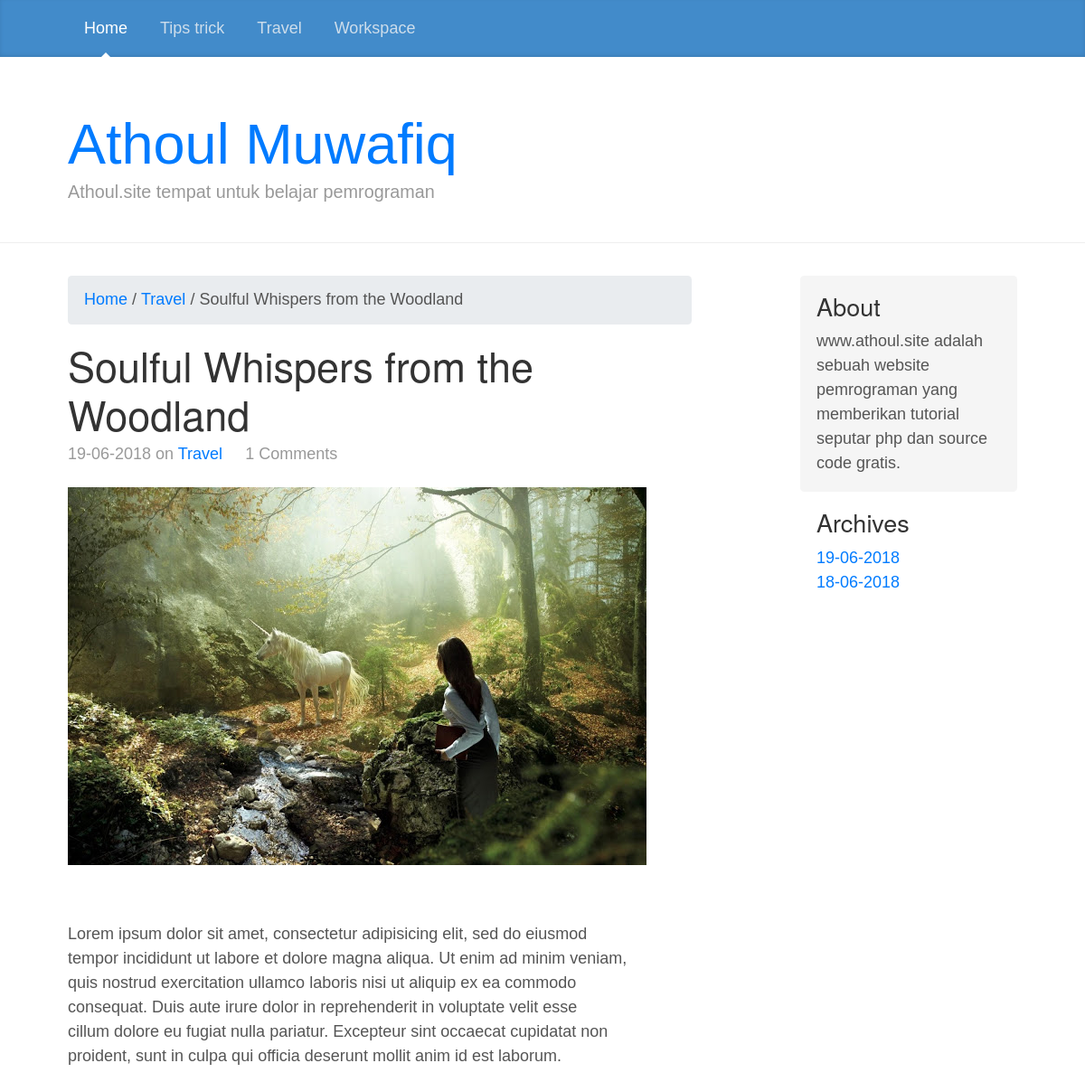
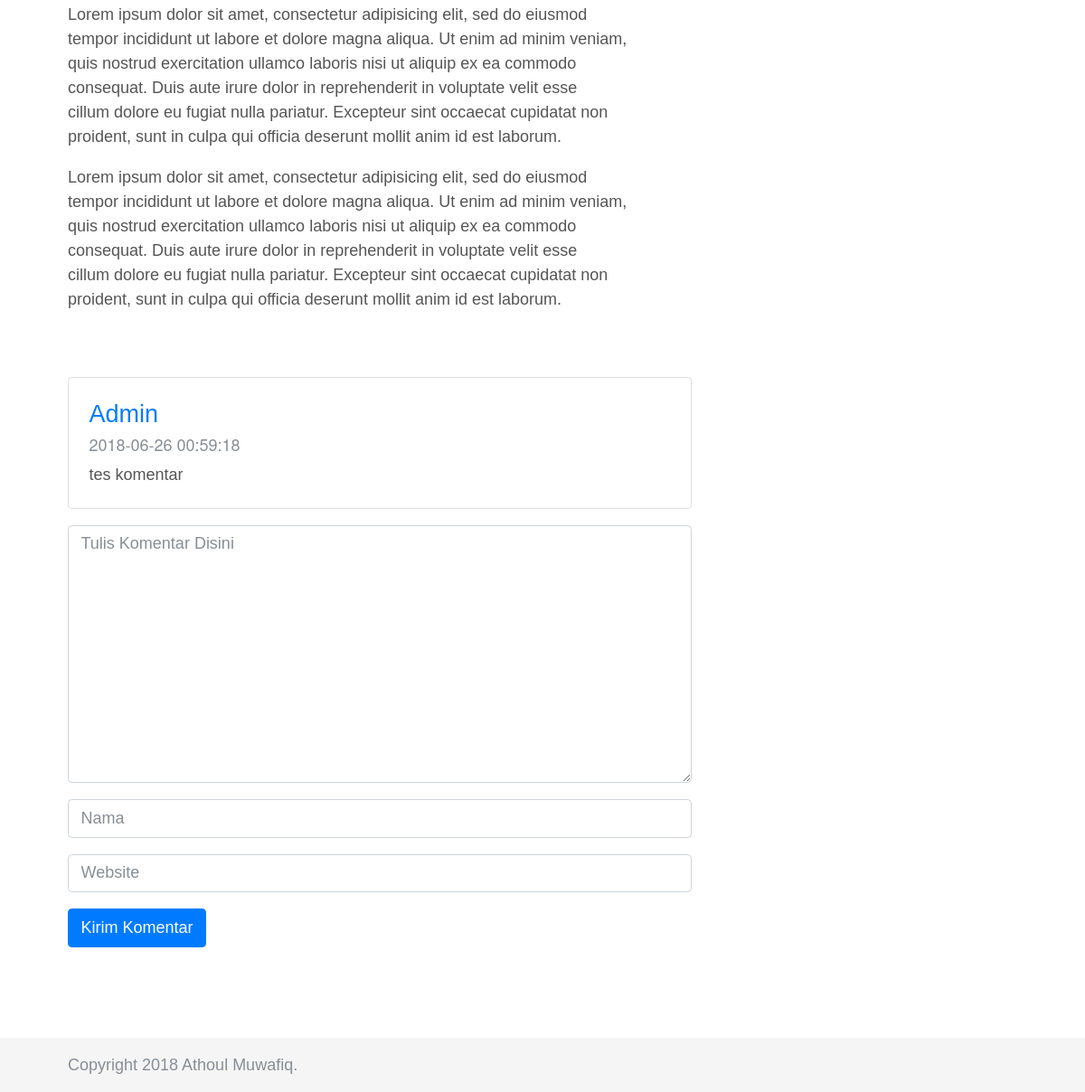
The page /blog/read/10/Soulful-Whispers-from-the-Woodland on the database its author committed (2 pictures, top to bottom).
### tables this page shows
CREATE TABLE `labels` (
  `id_label` int(11) NOT NULL,
  `label` varchar(30) NOT NULL
);

CREATE TABLE `config` (
  `id` int(11) NOT NULL,
  `title` varchar(30) NOT NULL,
  `description` varchar(50) NOT NULL
);

CREATE TABLE `post` (
  `id_post` int(11) NOT NULL,
  `title` varchar(50) NOT NULL,
  `uri` varchar(100) NOT NULL,
  `article` text NOT NULL,
  `kategories` varchar(20) NOT NULL,
  `published` varchar(30) NOT NULL
);

CREATE TABLE `comments` (
  `id_comments` int(11) NOT NULL,
  `name` varchar(20) NOT NULL,
  `website` varchar(100) NOT NULL,
  `isi_komentar` text NOT NULL,
  `id_artikel` int(11) NOT NULL,
  `timestamp` timestamp NOT NULL DEFAULT CURRENT_TIMESTAMP ON UPDATE CURRENT_TIMESTAMP
);

### application/controllers/Blog.php (called while the page is built, shortened)
<?php
class Blog extends CI_Controller {
	function __construct(){
		$this->load->helper('text');
		$this->load->model('model_blog');
		$data['setting']=$this->model_blog->get_setting()->row_array();
		$data['label']=$this->model_blog->get_labels()->result();
		$this->load->view('assets/head',$data);
	}
	function read()
	{
		$id_post=$this->uri->segment(3);
		$data['post1']=$this->model_blog->get_one_article($id_post)->row_array();
		$data['comments']=$this->model_blog->get_comments($id_post)->result();
		$data2['date']=$this->model_blog->get_archive()->result();
		$this->load->view('read',$data);
		$this->load->view('assets/foot',$data2);
	}
}

### index.php (called while the page is built, shortened)
<?php
require_once BASEPATH.'core/CodeIgniter.php';

### application/models/Model_blog.php (called while the page is built, shortened)
<?php
class Model_blog extends CI_Model
{
	function get_labels(){
		$this->db->order_by('label', 'ASC');
		return $this->db->get('labels');
	}
	function get_comments($id_artikel){
		$this->db->order_by('id_artikel', 'DESC');
		$this->db->where('id_artikel',$id_artikel);
		return $this->db->get('comments');
	}
	function get_setting(){
		return $this->db->get_where('config',array('id'=>'1'));
	}
	function get_one_article($id){
		return $this->db->get_where('post', array('id_post' => $id ));
	}
	function get_archive(){
		$this->db->distinct('published');
		$this->db->select('published');
		return $this->db->get('post');
	}
}

### application/helpers/afiq_helper.php (called while the page is built)
<?php
function jumlah_komentar($id_artikel){
	$CI =& get_instance();
	return $CI->db->get_where('comments',array('id_artikel'=>$id_artikel))->num_rows();
}
?>

### application/views/read.php (the view, shortened to what this page needs)
<div class="col-sm-8 blog-main">
        <div class="blog-post">
          <ol class="breadcrumb">
            <li class="active"><a href="<?= base_url() ?>">Home</a></li>&nbsp;/&nbsp;
            <li><a href=""><?php echo anchor('blog/label/'.$post1['kategories'], $post1['kategories']); ?></a></li>&nbsp;/&nbsp;
            <li><?= $post1['title'] ?></li>
          </ol>
          <h2 class="blog-post-title"><?= $post1['title']; ?></h2>
          <p class="blog-post-meta"><?= $post1['published']; ?> on <a href="#"><?= $post1['kategories'] ?></a>&nbsp;&nbsp;&nbsp;&nbsp;&nbsp;<?php echo jumlah_komentar($post1['id_post']) ?> Comments</p>
          <p class="article"><?= $post1['article'] ?></p>
        </div>
        <?php foreach($comments as $cm): ?>
        <div class="card mb-3">
          <div class="card-body">
            <h4 class="card-title"><?php echo anchor($cm->website, $cm->name); ?></h4>
            <h6 class="card-subtitle mb-2 text-muted"><?= $cm->timestamp ?></h6>
            <p class="card-text"><?= $cm->isi_komentar ?></p>
          </div>
        </div>
        <?php endforeach; ?>
        <div class="comments-section" id="comments-section">
          <?php echo form_open('blog/comment_action'); ?>
          <?php echo form_textarea('isi_komen', '',array('class' => 'form-control mb-3','placeholder'=>'Tulis Komentar Disini')); ?>
          <?php
          if ($this->session->userdata('username')) {
          echo form_hidden('name', 'Admin');
          echo form_hidden('website', base_url());
          echo form_input('', 'Admin', array('class' =>'form-control mb-3' ,'placeholder'=>'Nama','disabled'=>'true'));
          } else {
          echo form_input('name', '', array('class' =>'form-control mb-3' ,'placeholder'=>'Nama'));
          echo form_input('website', '', array('class' =>'form-control mb-3' ,'placeholder'=>'Website'));
          }
          ?>
          <?php echo form_submit('', 'Kirim Komentar',array('class'=>'btn btn-primary')); ?>
          <?php echo form_close(); ?>
        </div>
      </div>

### application/views/assets/head.php (shortened to what this page needs)
<!DOCTYPE html>
<html>
<head>
  <link rel="stylesheet" type="text/css" href="<?= base_url('assets/css/bootstrap.min.css') ?>">
  <link rel="stylesheet" type="text/css" href="<?= base_url('assets/css/blog.css') ?>">
  </head>
<body>
  <header>
      <div class="blog-masthead">
        <div class="container">
          <nav class="nav">
            <a class="nav-link active" href="<?= base_url() ?>">Home</a>
            <?php
              foreach ($label as $label) {
                echo anchor('blog/label/'.$label->label,$label->label,array('class'=>'nav-link'));
              }
            ?>
          </nav>
        </div>
      </div>
      <div class="blog-header">
        <div class="container">
          <h1 class="blog-title"><a href="<?= base_url() ?>"><?= $setting['title'] ?></a></h1>
          <p class="lead blog-description"><?= $setting['description'] ?></p>
        </div>
      </div>
    </header>
    <div class="container" style="padding-bottom:100px;">
      <div class="row">

### application/views/assets/foot.php (shortened to what this page needs)
<aside class="col-sm-3 ml-sm-auto blog-sidebar">
          <div class="sidebar-module sidebar-module-inset">
            <h4>About</h4>
            <p>www.athoul.site adalah sebuah website pemrograman yang memberikan tutorial seputar php dan source code gratis.</p>
          </div>
          <div class="sidebar-module">
            <h4>Archives</h4>
            <ol class="list-unstyled">
              <?php foreach($date as $date): ?>
              <li><?= anchor(base_url('blog/archive/'.$date->published), $date->published, 'attributes'); ?></li>
            <?php endforeach; ?>
            </ol>
          </div>
        </aside>
</div></div>
<footer class="footer">
      <div class="container">
        <span class="text-muted">Copyright 2018 Athoul Muwafiq.</span>
      </div>
    </footer>
</body>
</html>

### assets/css/blog.css (style rules this page uses)
@media (min-width: 48em) { html { font-size: 18px; } }
body { font-family: Georgia, "Times New Roman", Times, serif; color: #555; }
h1, .h1, h2, .h2, h3, .h3, h4, .h4, h5, .h5, h6, .h6 { font-family: "Helvetica Neue", Helvetica, Arial, sans-serif; font-weight: 400; color: #333; }
.container { max-width: 60rem; }
.blog-masthead { margin-bottom: 3rem; background-color: #428bca; box-shadow: inset 0 -.1rem .25rem rgba(0, 0, 0, .1); }
.nav-link { position: relative; padding: 1rem; font-weight: 500; color: #cdddeb; }
.nav-link.active { color: #fff; }
.nav-link.active::after { position: absolute; bottom: 0; left: 50%; width: 0; height: 0; margin-left: -.3rem; vertical-align: middle; content: ""; border-right: .3rem solid transparent; border-bottom: .3rem solid; border-left: .3rem solid transparent; }
.blog-header { padding-bottom: 1.25rem; margin-bottom: 2rem; border-bottom: .05rem solid #eee; }
.blog-title { margin-bottom: 0; font-size: 2rem; font-weight: 400; }
.blog-description { font-size: 1.1rem; color: #999; }
@media (min-width: 40em) { .blog-title { font-size: 3.5rem; } }
.sidebar-module { padding: 1rem; }
.sidebar-module-inset { padding: 1rem; background-color: #f5f5f5; border-radius: .25rem; }
.sidebar-module-inset p:last-child, .sidebar-module-inset ul:last-child, .sidebar-module-inset ol:last-child { margin-bottom: 0; }
.blog-post { margin-bottom: 4rem; }
.blog-post-title { margin-bottom: .25rem; font-size: 2.5rem; }
.blog-post-meta { margin-bottom: 1.25rem; color: #999; }
.article { text-align: justify; }

### application/views/assets/head.php (style rules this page uses)
* { font-family: Arial }
.footer { position: absolute; bottom: 0; width: 100%; height: 60px; line-height: 60px; background-color: #f5f5f5; }
html { position: relative; min-height: 100%; }
body { margin-bottom: 60px; }

### rows shown on the page
labels: label "Tips trick"
labels: label "Travel"
labels: label "Workspace"
config: title "Athoul Muwafiq", description "Athoul.site tempat untuk belajar pemrograman"
post: kategories "Travel", title "Soulful Whispers from the Woodland", published "19-06-2018", article (picture), article "Lorem ipsum dolor sit amet, consectetur adipisicing elit, sed do eiusmod tempor incididunt ut labore et dolore magna aliqua. Ut enim ad minim veniam, quis nostrud exercitation ullamco laboris nisi ut aliquip ex ea commodo consequat. Duis aute irure dolor in reprehenderit in voluptate velit esse cillum dolore eu fugiat nulla pariatur. Excepteur sint occaecat cupidatat non proident, sunt in culpa qui officia deserunt mollit anim id est laborum. Lorem ipsum dolor sit amet, consectetur adipisicing elit, sed do eiusmod tempor incididunt ut labore et dolore magna aliqua. Ut enim ad minim veniam, quis nostrud exercitation ullamco laboris nisi ut aliquip ex ea commodo consequat. Duis aute irure…"
comments: anchor($cm->website, $cm->name) "Admin", timestamp "2018-06-26 00:59:18", isi_komentar "tes komentar"

### other values the page prints
jumlah_komentar($post1['id_post']) "1"
